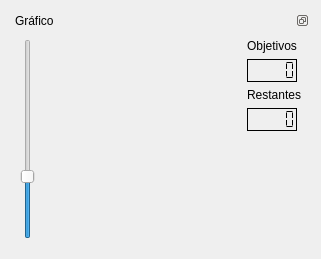
             <widget class="QWidget" name="tab_grafico">
              <attribute name="title">
               <string>Grafico</string>
              </attribute>
              <layout class="QHBoxLayout" name="horizontalLayout">
               <item>
                <widget class="QDockWidget" name="dockWidget">
                 <property name="styleSheet">
                  <string notr="true">QPushButton {
    padding: 10px 16px;
    border: 5px solid #aba7a5;
    border-radius: 10px;
}

QPushButton:hover {
    border: 5px solid;	
	background-color: rgb(247, 183, 19)
}

</string>
                 </property>
                 <property name="features">
                  <set>QDockWidget::DockWidgetFloatable|QDockWidget::DockWidgetMovable</set>
                 </property>
                 <property name="windowTitle">
                  <string>Gráfico</string>
                 </property>
                 <widget class="QWidget" name="dockWidgetContentsQCustomPlot">
                  <layout class="QHBoxLayout" name="horizontalLayout_5">
                   <item>
                    <widget class="QSlider" name="verticalSliderRangeGraphic">
                     <property name="styleSheet">
                      <string notr="true"/>
                     </property>
                     <property name="minimum">
                      <number>1</number>
                     </property>
                     <property name="value">
                      <number>30</number>
                     </property>
                     <property name="orientation">
                      <enum>Qt::Vertical</enum>
                     </property>
                     <property name="invertedAppearance">
                      <bool>false</bool>
                     </property>
                     <property name="tickPosition">
                      <enum>QSlider::NoTicks</enum>
                     </property>
                     <property name="tickInterval">
                      <number>0</number>
                     </property>
                    </widget>
                   </item>
                   <item>
                    <widget class="QCustomPlot" name="qCustomPlotGrafico" native="true">
                     <property name="minimumSize">
                      <size>
                       <width>200</width>
                       <height>200</height>
                      </size>
                     </property>
                     <property name="styleSheet">
                      <string notr="true"/>
                     </property>
                     <layout class="QVBoxLayout" name="verticalLayout_4"/>
                    </widget>
                   </item>
                   <item>
                    <layout class="QVBoxLayout" name="verticalLayout_7">
                     <item>
                      <widget class="QLabel" name="label_7">
                       <property name="text">
                        <string>Objetivos</string>
                       </property>
                      </widget>
                     </item>
                     <item>
                      <widget class="QLCDNumber" name="lcdNumberCantidadObjetivos">
                       <property name="maximumSize">
                        <size>
                         <width>50</width>
                         <height>16777215</height>
                        </size>
                       </property>
                       <property name="frameShadow">
                        <enum>QFrame::Plain</enum>
                       </property>
                       <property name="segmentStyle">
                        <enum>QLCDNumber::Flat</enum>
                       </property>
                      </widget>
                     </item>
                     <item>
                      <widget class="QLabel" name="label_6">
                       <property name="text">
                        <string>Restantes</string>
                       </property>
                      </widget>
                     </item>
                     <item>
                      <widget class="QLCDNumber" name="lcdNumberObjetivosRestantes">
                       <property name="maximumSize">
                        <size>
                         <width>50</width>
                         <height>16777215</height>
                        </size>
                       </property>
                       <property name="frameShadow">
                        <enum>QFrame::Plain</enum>
                       </property>
                       <property name="segmentStyle">
                        <enum>QLCDNumber::Flat</enum>
                       </property>
                      </widget>
                     </item>
                     <item>
                      <spacer name="verticalSpacer_7">
                       <property name="orientation">
                        <enum>Qt::Vertical</enum>
                       </property>
                       <property name="sizeHint" stdset="0">
                        <size>
                         <width>20</width>
                         <height>40</height>
                        </size>
                       </property>
                      </spacer>
                     </item>
                    </layout>
                   </item>
                  </layout>
                 </widget>
                </widget>
               </item>
              </layout>
             </widget>
